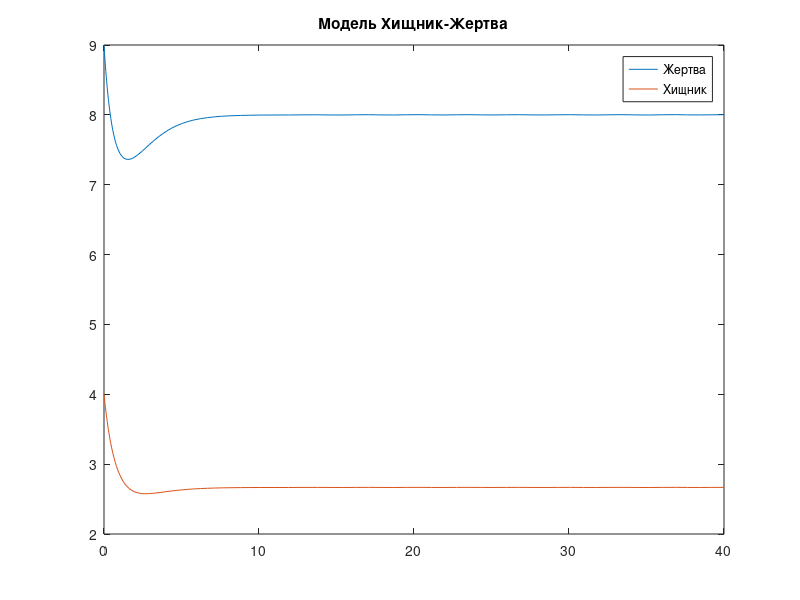

MATLAB code for this plot:
function prakt2
clc;
t=[0 40];
[t,X]=ode45(@Func,t,[9; 4]);
plot(t,X(:,1), t,X(:,2));
title('Модель Хищник-Жертва');
legend('Жертва','Хищник');
disp(['Жертв:     ' num2str(X(length(X)-1, 1))]);
disp(['Хищников: ' num2str(X(length(X)-1, 2))]);
disp(['Коэффициент р:   ' num2str(X(length(X)-1, 1)/X(length(X)-1, 2))]);
end 

function out=Func(~,x)
a1 = 0.8;
a2 = 0.8;
b1 = 0.3;
b2 = 0.055;
T = 1;
p = 3;


u = ((((x(1)-p.*x(2))./T)+a1.*x(1)-b1.*x(1).*x(2)+p.*a2.*x(2)-p*b2.*x(1).*x(2))/p);

f1 = (a1.*x(1)-b1.*x(1).*x(2));
f2 = (-a2.*x(2)+b2.*x(1).*x(2)+u);

out = [f1;f2];
end
